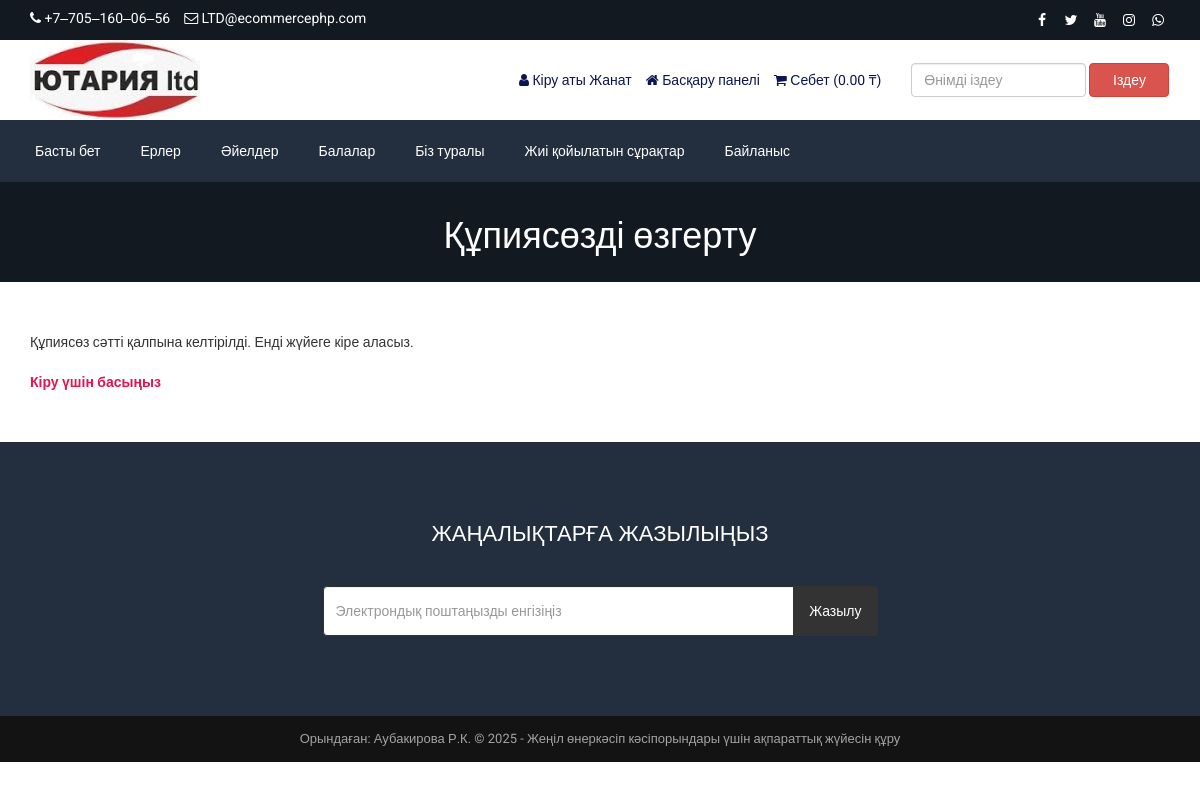
The app's page /reset-password-success.php (signed in) with its own data.
### tables this page shows
CREATE TABLE `tbl_settings` (
  `id` int(11) NOT NULL,
  `logo` varchar(255) NOT NULL,
  `favicon` varchar(255) NOT NULL,
  `footer_about` text NOT NULL,
  `footer_copyright` text NOT NULL,
  `contact_address` text NOT NULL,
  `contact_email` varchar(255) NOT NULL,
  `contact_phone` varchar(255) NOT NULL,
  `contact_fax` varchar(255) NOT NULL,
  `contact_map_iframe` text NOT NULL,
  `receive_email` varchar(255) NOT NULL,
  `receive_email_subject` varchar(255) NOT NULL,
  `receive_email_thank_you_message` text NOT NULL,
  `forget_password_message` text NOT NULL,
  `total_recent_post_footer` int(10) NOT NULL,
  `total_popular_post_footer` int(10) NOT NULL,
  `total_recent_post_sidebar` int(11) NOT NULL,
  `total_popular_post_sidebar` int(11) NOT NULL,
  `total_featured_product_home` int(11) NOT NULL,
  `total_latest_product_home` int(11) NOT NULL,
  `total_popular_product_home` int(11) NOT NULL,
  `meta_title_home` text NOT NULL,
  `meta_keyword_home` text NOT NULL,
  `meta_description_home` text NOT NULL,
  `banner_login` varchar(255) NOT NULL,
  `banner_registration` varchar(255) NOT NULL,
  `banner_forget_password` varchar(255) NOT NULL,
  `banner_reset_password` varchar(255) NOT NULL,
  `banner_search` varchar(255) NOT NULL,
  `banner_cart` varchar(255) NOT NULL,
  `banner_checkout` varchar(255) NOT NULL,
  `banner_product_category` varchar(255) NOT NULL,
  `banner_blog` varchar(255) NOT NULL,
  `cta_title` varchar(255) NOT NULL,
  `cta_content` text NOT NULL,
  `cta_read_more_text` varchar(255) NOT NULL,
  `cta_read_more_url` varchar(255) NOT NULL,
  `cta_photo` varchar(255) NOT NULL,
  `featured_product_title` varchar(255) NOT NULL,
  `featured_product_subtitle` varchar(255) NOT NULL,
  `latest_product_title` varchar(255) NOT NULL,
  `latest_product_subtitle` varchar(255) NOT NULL,
  `popular_product_title` varchar(255) NOT NULL,
  `popular_product_subtitle` varchar(255) NOT NULL,
  `testimonial_title` varchar(255) NOT NULL,
  `testimonial_subtitle` varchar(255) NOT NULL,
  `testimonial_photo` varchar(255) NOT NULL,
  `blog_title` varchar(255) NOT NULL,
  `blog_subtitle` varchar(255) NOT NULL,
  `newsletter_text` text NOT NULL,
  `paypal_email` varchar(255) NOT NULL,
  `stripe_public_key` varchar(255) NOT NULL,
  `stripe_secret_key` varchar(255) NOT NULL,
  `bank_detail` text NOT NULL,
  `before_head` text NOT NULL,
  `after_body` text NOT NULL,
  `before_body` text NOT NULL,
  `home_service_on_off` int(11) NOT NULL,
  `home_welcome_on_off` int(11) NOT NULL,
  `home_featured_product_on_off` int(11) NOT NULL,
  `home_latest_product_on_off` int(11) NOT NULL,
  `home_popular_product_on_off` int(11) NOT NULL,
  `home_testimonial_on_off` int(11) NOT NULL,
  `home_blog_on_off` int(11) NOT NULL,
  `newsletter_on_off` int(11) NOT NULL,
  `ads_above_welcome_on_off` int(1) NOT NULL,
  `ads_above_featured_product_on_off` int(1) NOT NULL,
  `ads_above_latest_product_on_off` int(1) NOT NULL,
  `ads_above_popular_product_on_off` int(1) NOT NULL,
  `ads_above_testimonial_on_off` int(1) NOT NULL,
  `ads_category_sidebar_on_off` int(1) NOT NULL
);

CREATE TABLE `tbl_social` (
  `social_id` int(11) NOT NULL,
  `social_name` varchar(30) NOT NULL,
  `social_url` varchar(255) NOT NULL,
  `social_icon` varchar(30) NOT NULL
);

CREATE TABLE `tbl_top_category` (
  `tcat_id` int(11) NOT NULL,
  `tcat_name` varchar(255) NOT NULL,
  `show_on_menu` int(1) NOT NULL
);

### reset-password-success.php (the view)
<?php require_once('header.php'); ?>
<?php
$statement = $pdo->prepare("SELECT * FROM tbl_settings WHERE id=1");
$statement->execute();
$result = $statement->fetchAll(PDO::FETCH_ASSOC);
foreach ($result as $row) {
    $banner_forget_password = $row['banner_forget_password'];
}
?>
<div class="page-banner" style="background-color:#444;background-image: url(assets/uploads/<?php echo $banner_forget_password; ?>);">
    <div class="inner">
        <h1><?php echo LANG_VALUE_149; ?></h1>
    </div>
</div>
<div class="page">
    <div class="container">
        <div class="row">
            <div class="col-md-12">
                <div class="user-content">
                    <?php echo LANG_VALUE_146; ?><br><br>
                    <a href="<?php echo BASE_URL; ?>login.php" style="color:#e4144d;font-weight:bold;"><?php echo LANG_VALUE_11; ?></a>
                </div>
            </div>
        </div>
    </div>
</div>
<?php require_once('footer.php'); ?>

### header.php (shortened to what this page needs)
<?php
include("admin/inc/config.php");
$statement = $pdo->prepare("SELECT * FROM tbl_settings WHERE id=1");
$statement->execute();
$result = $statement->fetchAll(PDO::FETCH_ASSOC);
foreach ($result as $row)
{
	$logo = $row['logo'];
	$contact_email = $row['contact_email'];
	$contact_phone = $row['contact_phone'];
}
?>
<!DOCTYPE html>
<html lang="en">
<head>
	<link rel="stylesheet" href="assets/css/bootstrap.min.css">
	<link rel="stylesheet" href="assets/css/font-awesome.min.css">
	<link rel="stylesheet" href="assets/css/owl.carousel.min.css">
	<link rel="stylesheet" href="assets/css/owl.theme.default.min.css">
	<link rel="stylesheet" href="assets/css/jquery.bxslider.min.css">
    <link rel="stylesheet" href="assets/css/magnific-popup.css">
    <link rel="stylesheet" href="assets/css/rating.css">
	<link rel="stylesheet" href="assets/css/spacing.css">
	<link rel="stylesheet" href="assets/css/bootstrap-touch-slider.css">
	<link rel="stylesheet" href="assets/css/animate.min.css">
	<link rel="stylesheet" href="assets/css/tree-menu.css">
	<link rel="stylesheet" href="assets/css/select2.min.css">
	<link rel="stylesheet" href="assets/css/main.css">
	<link rel="stylesheet" href="assets/css/responsive.css">
</head>
<body>
<div class="top">
	<div class="container">
		<div class="row">
			<div class="col-md-6 col-sm-6 col-xs-12">
				<div class="left">
					<ul>
						<li><i class="fa fa-phone"></i> <?php echo $contact_phone; ?></li>
						<li><i class="fa fa-envelope-o"></i> <?php echo $contact_email; ?></li>
					</ul>
				</div>
			</div>
			<div class="col-md-6 col-sm-6 col-xs-12">
				<div class="right">
					<ul>
						<?php
						$statement = $pdo->prepare("SELECT * FROM tbl_social");
						$statement->execute();
						$result = $statement->fetchAll(PDO::FETCH_ASSOC);
						foreach ($result as $row) {
							?>
							<?php if($row['social_url'] != ''): ?>
							<li><a href="<?php echo $row['social_url']; ?>"><i class="<?php echo $row['social_icon']; ?>"></i></a></li>
							<?php endif; ?>
							<?php
						}
						?>
					</ul>
				</div>
			</div>
		</div>
	</div>
</div>
<div class="header">
	<div class="container">
		<div class="row inner">
			<div class="col-md-4 logo">
				<a href="index.php"><img src="assets/uploads/<?php echo $logo; ?>" alt="logo image"></a>
			</div>
			<div class="col-md-5 right">
				<ul>
					<?php
					if(isset($_SESSION['customer'])) {
						?>
						<li><i class="fa fa-user"></i> <?php echo LANG_VALUE_13; ?> <?php echo $_SESSION['customer']['cust_name']; ?></li>
						<li><a href="dashboard.php"><i class="fa fa-home"></i> <?php echo LANG_VALUE_89; ?></a></li>
						<?php
					} else {
						?>
						<li><a href="login.php"><i class="fa fa-sign-in"></i> <?php echo LANG_VALUE_9; ?></a></li>
						<li><a href="registration.php"><i class="fa fa-user-plus"></i> <?php echo LANG_VALUE_15; ?></a></li>
						<?php
					}
					?>
					<li><a href="cart.php"><i class="fa fa-shopping-cart"></i> <?php echo LANG_VALUE_18; ?> (<?php
					if(isset($_SESSION['cart_p_id'])) {
						$table_total_price = 0;
						$i=0;
	                    foreach($_SESSION['cart_p_qty'] as $key => $value)
	                    {
	                        $i++;
	                        $arr_cart_p_qty[$i] = $value;
	                    }                    $i=0;
	                    foreach($_SESSION['cart_p_current_price'] as $key => $value)
	                    {
	                        $i++;
	                        $arr_cart_p_current_price[$i] = $value;
	                    }
	                    for($i=1;$i<=count($arr_cart_p_qty);$i++) {
	                    	$row_total_price = $arr_cart_p_current_price[$i]*$arr_cart_p_qty[$i];
	                        $table_total_price = $table_total_price + $row_total_price;
	                    }
						echo $table_total_price;
					} else {
						echo '0.00';
					}
					?>  <?php echo LANG_VALUE_1; ?>)</a></li>
				</ul>
			</div>
			<div class="col-md-3 search-area">
				<form class="navbar-form navbar-left" role="search" action="search-result.php" method="get">
					<div class="form-group">
						<input type="text" class="form-control search-top" placeholder="<?php echo LANG_VALUE_2; ?>" name="search_text">
					</div>
					<button type="submit" class="btn btn-danger"><?php echo LANG_VALUE_3; ?></button>
				</form>
			</div>
		</div>
	</div>
</div>
<div class="nav">
	<div class="container">
		<div class="row">
			<div class="col-md-12 pl_0 pr_0">
				<div class="menu-container">
					<div class="menu">
						<ul>
							<li><a href="index.php">Басты бет</a></li>
							<?php
							$statement = $pdo->prepare("SELECT * FROM tbl_top_category WHERE show_on_menu=1");
							$statement->execute();
							$result = $statement->fetchAll(PDO::FETCH_ASSOC);
							foreach ($result as $row) {
								?>
								<li><a href="product-category.php?id=<?php echo $row['tcat_id']; ?>&type=top-category"><?php echo $row['tcat_name']; ?></a>
								</li>
								<?php
							}
							?>
							<li><a href="about.php">Біз туралы</a></li>
							<li><a href="faq.php">Жиі қойылатын сұрақтар</a></li>
							<li><a href="contact.php">Байланыс</a></li>
						</ul>
					</div>
				</div>
			</div>
		</div>
	</div>
</div>

### footer.php (shortened to what this page needs)
<?php
$statement = $pdo->prepare("SELECT * FROM tbl_settings WHERE id=1");
$statement->execute();
$result = $statement->fetchAll(PDO::FETCH_ASSOC);
foreach ($result as $row)
{
	$footer_copyright = $row['footer_copyright'];
    $newsletter_on_off = $row['newsletter_on_off'];
}
?>
<?php if($newsletter_on_off == 1): ?>
<section class="home-newsletter">
	<div class="container">
		<div class="row">
			<div class="col-md-6 col-md-offset-3">
				<div class="single">
				<form action="" method="post">
					<h2>Жаңалықтарға жазылыңыз</h2>
					<div class="input-group">
						<input type="email" class="form-control" placeholder="Электрондық поштаңызды енгізіңіз" name="email_subscribe">
						<span class="input-group-btn">
						<button class="btn btn-theme" type="submit" name="form_subscribe">Жазылу</button>
						</span>
					</div>
				</div>
			</div>
		</div>
	</div>
</section>
<?php endif; ?>
<div class="footer-bottom">
	<div class="container">
		<div class="row">
			<div class="col-md-12 copyright">
				<?php echo $footer_copyright; ?>
			</div>
		</div>
	</div>
</div>
</body>
</html>

### assets/css/main.css (style rules this page uses)
* { margin: 0; padding: 0; }
body { font-family: "Roboto", sans-serif; font-size: 14px; }
h1, h2, h3, h4, h5, h6 { font-family: "Roboto", sans-serif; }
a { text-decoration: none; }
.top { width: 100%; height: 40px; background: #131921; }
.top .left { float: left; }
.top .left ul { padding-top: 8px; }
.top .left ul li { list-style-type: none; float: left; margin-right: 14px; color: white; }
.top .left ul li i { color: white; }
.top .right { float: right; }
.top .right ul { padding-top: 8px; }
.top .right ul li { list-style-type: none; float: left; margin-left: 5px; }
.top .right ul li a { color: white; width: 24px; height: 24px; line-height: 24px; text-align: center; border-radius: 50%; display: block; transition: all 0.4s ease; }
.header { width: 100%; height: auto; background: #fff; }
.header .inner { height: auto; display: table; }
.header .logo { float: none; display: table-cell; vertical-align: middle; }
.header .logo img { max-width: 100%; height: 80px; }
.header .navbar-form .form-control { width: 300px; }
.header .search-area { float: none; display: table-cell; vertical-align: middle; }
.header .search-area .form-group { width: calc(100% - 84px); }
.header .search-area button { width: 80px; }
.header .search-area form { width: 100%; }
.header .right { float: none; display: table-cell; vertical-align: middle; padding-right: 0; }
.header .right ul { float: right; margin-bottom: 0; }
.header .right ul li { list-style-type: none; float: left; margin-left: 14px; color: #0d1452; }
.header .right ul li a { color: #0d1452; }
.header .navbar-form .search-top { width: 100%; }
.nav { background: #232f3e; }
.menu-container { width: 100%; margin: 0 auto; background: #232f3e; }
.menu-dropdown-icon:before { content: "\f067"; font-family: "FontAwesome"; display: none; cursor: pointer; float: right; padding: 1.5em 2em; background: #fff; color: #333; }
.menu > ul { margin: 0 auto; width: 100%; list-style: none; padding: 0; position: relative; box-sizing: border-box; }
.menu > ul:before, .menu > ul:after { content: ""; display: table; }
.menu > ul:after { clear: both; }
.menu > ul > li { float: left; padding: 0; margin: 0; }
.menu > ul > li a { text-decoration: none; padding: 1.5em 20px; display: block; color: #fff; }
.footer-bottom { width: 100%; height: auto; background: #141314; padding: 14px 0; }
.footer-bottom .copyright { font-size: 13px; color: #a3a3a3; text-align: center; }
.page-banner { width: 100%; height: auto; background-repeat: no-repeat; background-position: center center; -webkit-background-size: cover; background-size: cover; position: relative; padding-top: 15px; padding-bottom: 15px; overflow: hidden; }
.page-banner h1 { color: #fff; text-align: center; z-index: 999; position: relative; }
.page { width: 100%; height: auto; padding-top: 50px; padding-bottom: 50px; }
.home-newsletter { padding: 80px 0; background: #232f3e; }
.home-newsletter .single { max-width: 650px; margin: 0 auto; text-align: center; position: relative; z-index: 2; }
.home-newsletter .single h2 { font-size: 22px; color: white; text-transform: uppercase; margin-bottom: 40px; margin-top: 0; }
.home-newsletter .single .form-control { height: 50px; border-color: #333; outline: none; }
.home-newsletter .single .btn { min-height: 50px; background: #333; color: #fff; padding-left: 15px; padding-right: 15px; }

### assets/css/responsive.css (style rules this page uses)
@media only screen and (min-width: 992px) { .header .inner { width: 100%; } }
@media only screen and (min-width: 992px) { .header .search-area { padding-right: 0; } }
@media only screen and (min-width: 992px) { .header .search-area form { padding-right: 0; } }
@media only screen and (min-width: 992px) { .header .container { padding-right: 0; } }

### records on screen
tbl_settings: contact_phone "+7‒705‒160‒06‒56", contact_email "LTD@ecommercephp.com", logo (picture), banner_forget_password (picture), footer_copyright "Орындаған: Аубакирова Р.К. © 2025 - Жеңіл өнеркәсіп кәсіпорындары үшін ақпараттық жүйесін құру"
tbl_top_category: tcat_name "Ерлер"
tbl_top_category: tcat_name "Әйелдер"
tbl_top_category: tcat_name "Балалар"

### other values on screen
LANG_VALUE_13 "Кіру аты"
$_SESSION['customer']['cust_name'] "Жанат"
LANG_VALUE_89 "Басқару панелі"
LANG_VALUE_18 "Себет"
LANG_VALUE_1 "₸"
LANG_VALUE_3 "Іздеу"
LANG_VALUE_149 "Құпиясөзді өзгерту"
LANG_VALUE_146 "Құпиясөз сәтті қалпына келтірілді. Енді жүйеге кіре аласыз."
LANG_VALUE_11 "Кіру үшін басыңыз"
